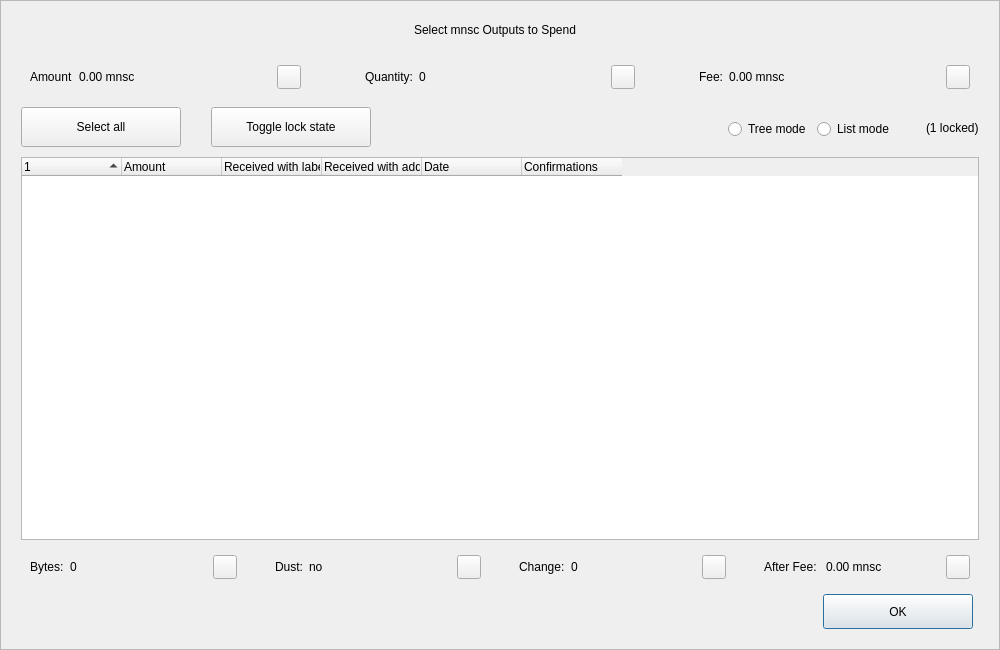
<?xml version="1.0" encoding="UTF-8"?>
<ui version="4.0">
 <class>CoinControlDialog</class>
 <widget class="QDialog" name="CoinControlDialog">
  <property name="geometry">
   <rect>
    <x>0</x>
    <y>0</y>
    <width>1000</width>
    <height>650</height>
   </rect>
  </property>
  <property name="minimumSize">
   <size>
    <width>950</width>
    <height>650</height>
   </size>
  </property>
  <property name="windowTitle">
   <string>Coin Selection</string>
  </property>
  <property name="styleSheet">
   <string notr="true"/>
  </property>
  <layout class="QVBoxLayout" name="verticalLayout">
   <property name="spacing">
    <number>0</number>
   </property>
   <property name="leftMargin">
    <number>0</number>
   </property>
   <property name="topMargin">
    <number>0</number>
   </property>
   <property name="rightMargin">
    <number>0</number>
   </property>
   <property name="bottomMargin">
    <number>0</number>
   </property>
   <item>
    <widget class="QFrame" name="frameContainer">
     <property name="toolTipDuration">
      <number>0</number>
     </property>
     <property name="frameShape">
      <enum>QFrame::StyledPanel</enum>
     </property>
     <property name="frameShadow">
      <enum>QFrame::Raised</enum>
     </property>
     <layout class="QVBoxLayout" name="verticalLayout_2">
      <property name="leftMargin">
       <number>0</number>
      </property>
      <property name="rightMargin">
       <number>0</number>
      </property>
      <property name="bottomMargin">
       <number>20</number>
      </property>
      <item>
       <layout class="QHBoxLayout" name="horizontalLayout_12">
        <property name="spacing">
         <number>0</number>
        </property>
        <property name="leftMargin">
         <number>20</number>
        </property>
        <property name="rightMargin">
         <number>30</number>
        </property>
        <item>
         <spacer name="horizontalSpacer_4">
          <property name="orientation">
           <enum>Qt::Horizontal</enum>
          </property>
          <property name="sizeHint" stdset="0">
           <size>
            <width>40</width>
            <height>20</height>
           </size>
          </property>
         </spacer>
        </item>
        <item>
         <widget class="QLabel" name="labelTitle">
          <property name="minimumSize">
           <size>
            <width>0</width>
            <height>40</height>
           </size>
          </property>
          <property name="maximumSize">
           <size>
            <width>16777215</width>
            <height>40</height>
           </size>
          </property>
          <property name="text">
           <string>Select mnsc Outputs to Spend</string>
          </property>
          <property name="alignment">
           <set>Qt::AlignCenter</set>
          </property>
          <property name="margin">
           <number>7</number>
          </property>
         </widget>
        </item>
        <item>
         <spacer name="horizontalSpacer_5">
          <property name="orientation">
           <enum>Qt::Horizontal</enum>
          </property>
          <property name="sizeHint" stdset="0">
           <size>
            <width>40</width>
            <height>20</height>
           </size>
          </property>
         </spacer>
        </item>
       </layout>
      </item>
      <item>
       <layout class="QHBoxLayout" name="horizontalLayout_8">
        <property name="leftMargin">
         <number>20</number>
        </property>
        <property name="rightMargin">
         <number>20</number>
        </property>
        <item>
         <widget class="QWidget" name="layoutAmount" native="true">
          <layout class="QHBoxLayout" name="horizontalLayout_9" stretch="0,1,0">
           <item>
            <widget class="QLabel" name="labelCoinControlAmountText">
             <property name="text">
              <string>Amount</string>
             </property>
            </widget>
           </item>
           <item>
            <widget class="QLabel" name="labelCoinControlAmount">
             <property name="text">
              <string>0.00 mnsc</string>
             </property>
            </widget>
           </item>
           <item alignment="Qt::AlignHCenter|Qt::AlignVCenter">
            <widget class="QPushButton" name="pushButtonAmount">
             <property name="minimumSize">
              <size>
               <width>0</width>
               <height>24</height>
              </size>
             </property>
             <property name="maximumSize">
              <size>
               <width>24</width>
               <height>26</height>
              </size>
             </property>
             <property name="focusPolicy">
              <enum>Qt::NoFocus</enum>
             </property>
             <property name="styleSheet">
              <string notr="true">padding-bottom:2px;
padding-right:4px;</string>
             </property>
             <property name="text">
              <string/>
             </property>
            </widget>
           </item>
          </layout>
         </widget>
        </item>
        <item>
         <spacer name="horizontalSpacer_2">
          <property name="orientation">
           <enum>Qt::Horizontal</enum>
          </property>
          <property name="sizeType">
           <enum>QSizePolicy::Fixed</enum>
          </property>
          <property name="sizeHint" stdset="0">
           <size>
            <width>40</width>
            <height>20</height>
           </size>
          </property>
         </spacer>
        </item>
        <item>
         <widget class="QWidget" name="layoutQuantity" native="true">
          <layout class="QHBoxLayout" name="horizontalLayout_10" stretch="0,1,0">
           <item>
            <widget class="QLabel" name="labelCoinControlQuantityText">
             <property name="text">
              <string>Quantity:</string>
             </property>
            </widget>
           </item>
           <item>
            <widget class="QLabel" name="labelCoinControlQuantity">
             <property name="text">
              <string>0</string>
             </property>
            </widget>
           </item>
           <item alignment="Qt::AlignHCenter|Qt::AlignVCenter">
            <widget class="QPushButton" name="pushButtonQuantity">
             <property name="minimumSize">
              <size>
               <width>0</width>
               <height>24</height>
              </size>
             </property>
             <property name="maximumSize">
              <size>
               <width>24</width>
               <height>26</height>
              </size>
             </property>
             <property name="focusPolicy">
              <enum>Qt::NoFocus</enum>
             </property>
             <property name="styleSheet">
              <string notr="true">padding-bottom:2px;
               padding-right:4px;</string>
             </property>
             <property name="text">
              <string/>
             </property>
            </widget>
           </item>
          </layout>
         </widget>
        </item>
        <item>
         <spacer name="horizontalSpacer_22">
          <property name="orientation">
           <enum>Qt::Horizontal</enum>
          </property>
          <property name="sizeType">
           <enum>QSizePolicy::Fixed</enum>
          </property>
          <property name="sizeHint" stdset="0">
           <size>
            <width>40</width>
            <height>20</height>
           </size>
          </property>
         </spacer>
        </item>
        <item>
         <widget class="QWidget" name="layoutFee" native="true">
          <layout class="QHBoxLayout" name="horizontalLayout_11" stretch="0,1,0">
           <item>
            <widget class="QLabel" name="labelCoinControlFeeText">
             <property name="text">
              <string>Fee:</string>
             </property>
            </widget>
           </item>
           <item>
            <widget class="QLabel" name="labelCoinControlFee">
             <property name="text">
              <string>0.00 mnsc</string>
             </property>
            </widget>
           </item>
           <item alignment="Qt::AlignHCenter|Qt::AlignVCenter">
            <widget class="QPushButton" name="pushButtonFee">
             <property name="minimumSize">
              <size>
               <width>0</width>
               <height>24</height>
              </size>
             </property>
             <property name="maximumSize">
              <size>
               <width>24</width>
               <height>26</height>
              </size>
             </property>
             <property name="focusPolicy">
              <enum>Qt::NoFocus</enum>
             </property>
             <property name="styleSheet">
              <string notr="true">padding-bottom:2px;
               padding-right:4px;</string>
             </property>
             <property name="text">
              <string/>
             </property>
            </widget>
           </item>
          </layout>
         </widget>
        </item>
       </layout>
      </item>
      <item>
       <widget class="QFrame" name="frame">
        <property name="minimumSize">
         <size>
          <width>0</width>
          <height>40</height>
         </size>
        </property>
        <property name="styleSheet">
         <string notr="true">#frame {
	border:0;
}</string>
        </property>
        <property name="frameShape">
         <enum>QFrame::StyledPanel</enum>
        </property>
        <property name="frameShadow">
         <enum>QFrame::Sunken</enum>
        </property>
        <layout class="QHBoxLayout" name="horizontalLayout">
         <property name="spacing">
          <number>0</number>
         </property>
         <property name="leftMargin">
          <number>20</number>
         </property>
         <property name="topMargin">
          <number>0</number>
         </property>
         <property name="rightMargin">
          <number>20</number>
         </property>
         <property name="bottomMargin">
          <number>0</number>
         </property>
         <item>
          <layout class="QHBoxLayout" name="horizontalLayoutPanel" stretch="0,0,0,0,0,0">
           <property name="spacing">
            <number>20</number>
           </property>
           <item>
            <widget class="QPushButton" name="pushButtonSelectAll">
             <property name="sizePolicy">
              <sizepolicy hsizetype="Maximum" vsizetype="Fixed">
               <horstretch>0</horstretch>
               <verstretch>0</verstretch>
              </sizepolicy>
             </property>
             <property name="minimumSize">
              <size>
               <width>160</width>
               <height>40</height>
              </size>
             </property>
             <property name="maximumSize">
              <size>
               <width>16777215</width>
               <height>40</height>
              </size>
             </property>
             <property name="text">
              <string>Select all</string>
             </property>
             <property name="checkable">
              <bool>true</bool>
             </property>
             <property name="checked">
              <bool>false</bool>
             </property>
             <property name="autoExclusive">
              <bool>false</bool>
             </property>
             <property name="autoDefault">
              <bool>false</bool>
             </property>
            </widget>
           </item>
           <item>
            <spacer name="horizontalSpacer_6">
             <property name="orientation">
              <enum>Qt::Horizontal</enum>
             </property>
             <property name="sizeType">
              <enum>QSizePolicy::Fixed</enum>
             </property>
             <property name="sizeHint" stdset="0">
              <size>
               <width>10</width>
               <height>20</height>
              </size>
             </property>
            </spacer>
           </item>
           <item>
            <widget class="QPushButton" name="pushButtonToggleLock">
             <property name="sizePolicy">
              <sizepolicy hsizetype="Maximum" vsizetype="Fixed">
               <horstretch>0</horstretch>
               <verstretch>0</verstretch>
              </sizepolicy>
             </property>
             <property name="minimumSize">
              <size>
               <width>160</width>
               <height>40</height>
              </size>
             </property>
             <property name="maximumSize">
              <size>
               <width>16777215</width>
               <height>40</height>
              </size>
             </property>
             <property name="text">
              <string>Toggle lock state</string>
             </property>
             <property name="checkable">
              <bool>true</bool>
             </property>
             <property name="autoExclusive">
              <bool>false</bool>
             </property>
             <property name="autoDefault">
              <bool>false</bool>
             </property>
            </widget>
           </item>
           <item>
            <spacer name="horizontalSpacer_7">
             <property name="orientation">
              <enum>Qt::Horizontal</enum>
             </property>
             <property name="sizeType">
              <enum>QSizePolicy::Expanding</enum>
             </property>
             <property name="sizeHint" stdset="0">
              <size>
               <width>30</width>
               <height>20</height>
              </size>
             </property>
            </spacer>
           </item>
           <item alignment="Qt::AlignRight">
            <widget class="QGroupBox" name="groupBox_2">
             <property name="styleSheet">
              <string notr="true">#groupBox_2 {
    background-color:transparent;
    border-radius:0;
}</string>
             </property>
             <property name="title">
              <string/>
             </property>
             <layout class="QHBoxLayout" name="horizontalLayout_14">
              <item>
               <widget class="QRadioButton" name="radioTreeMode">
                <property name="sizePolicy">
                 <sizepolicy hsizetype="Maximum" vsizetype="Fixed">
                  <horstretch>0</horstretch>
                  <verstretch>0</verstretch>
                 </sizepolicy>
                </property>
                <property name="text">
                 <string>Tree mode</string>
                </property>
               </widget>
              </item>
              <item>
               <widget class="QRadioButton" name="radioListMode">
                <property name="sizePolicy">
                 <sizepolicy hsizetype="Maximum" vsizetype="Fixed">
                  <horstretch>0</horstretch>
                  <verstretch>0</verstretch>
                 </sizepolicy>
                </property>
                <property name="text">
                 <string>List mode</string>
                </property>
                <property name="checked">
                 <bool>false</bool>
                </property>
               </widget>
              </item>
             </layout>
            </widget>
           </item>
           <item>
            <widget class="QLabel" name="labelLocked">
             <property name="text">
              <string>(1 locked)</string>
             </property>
            </widget>
           </item>
          </layout>
         </item>
        </layout>
       </widget>
      </item>
      <item>
       <layout class="QHBoxLayout" name="horizontalLayout_13">
        <property name="leftMargin">
         <number>20</number>
        </property>
        <property name="rightMargin">
         <number>20</number>
        </property>
        <item>
         <widget class="CoinControlTreeWidget" name="treeWidget">
          <property name="contextMenuPolicy">
           <enum>Qt::CustomContextMenu</enum>
          </property>
          <property name="styleSheet">
           <string notr="true"/>
          </property>
          <property name="sortingEnabled">
           <bool>false</bool>
          </property>
          <property name="columnCount">
           <number>6</number>
          </property>
          <attribute name="headerShowSortIndicator" stdset="0">
           <bool>true</bool>
          </attribute>
          <attribute name="headerStretchLastSection">
           <bool>false</bool>
          </attribute>
          <column>
           <property name="text">
            <string/>
           </property>
          </column>
          <column>
           <property name="text">
            <string>Amount</string>
           </property>
          </column>
          <column>
           <property name="text">
            <string>Received with label</string>
           </property>
          </column>
          <column>
           <property name="text">
            <string>Received with address</string>
           </property>
          </column>
          <column>
           <property name="text">
            <string>Date</string>
           </property>
          </column>
          <column>
           <property name="text">
            <string>Confirmations</string>
           </property>
           <property name="toolTip">
            <string>Confirmed</string>
           </property>
          </column>
         </widget>
        </item>
       </layout>
      </item>
      <item>
       <layout class="QHBoxLayout" name="horizontalLayout_3">
        <property name="spacing">
         <number>20</number>
        </property>
        <property name="leftMargin">
         <number>20</number>
        </property>
        <property name="rightMargin">
         <number>20</number>
        </property>
        <item>
         <widget class="QWidget" name="layoutBytes" native="true">
          <layout class="QHBoxLayout" name="horizontalLayout_4" stretch="0,1,0">
           <item>
            <widget class="QLabel" name="labelCoinControlBytesText">
             <property name="text">
              <string>Bytes:</string>
             </property>
            </widget>
           </item>
           <item>
            <widget class="QLabel" name="labelCoinControlBytes">
             <property name="text">
              <string>0</string>
             </property>
            </widget>
           </item>
           <item alignment="Qt::AlignHCenter|Qt::AlignVCenter">
            <widget class="QPushButton" name="pushButtonBytes">
             <property name="minimumSize">
              <size>
               <width>0</width>
               <height>24</height>
              </size>
             </property>
             <property name="maximumSize">
              <size>
               <width>24</width>
               <height>26</height>
              </size>
             </property>
             <property name="focusPolicy">
              <enum>Qt::NoFocus</enum>
             </property>
             <property name="styleSheet">
              <string notr="true">padding-bottom:2px;
               padding-right:4px;</string>
             </property>
             <property name="text">
              <string/>
             </property>
            </widget>
           </item>
          </layout>
         </widget>
        </item>
        <item>
         <widget class="QWidget" name="layoutDust" native="true">
          <layout class="QHBoxLayout" name="horizontalLayout_5" stretch="0,1,0">
           <item>
            <widget class="QLabel" name="labelCoinControlLowOutputText">
             <property name="text">
              <string>Dust:</string>
             </property>
            </widget>
           </item>
           <item>
            <widget class="QLabel" name="labelCoinControlLowOutput">
             <property name="text">
              <string>no</string>
             </property>
            </widget>
           </item>
           <item alignment="Qt::AlignHCenter|Qt::AlignVCenter">
            <widget class="QPushButton" name="pushButtonDust">
             <property name="minimumSize">
              <size>
               <width>0</width>
               <height>24</height>
              </size>
             </property>
             <property name="maximumSize">
              <size>
               <width>24</width>
               <height>26</height>
              </size>
             </property>
             <property name="focusPolicy">
              <enum>Qt::NoFocus</enum>
             </property>
             <property name="styleSheet">
              <string notr="true">padding-bottom:2px;
               padding-right:4px;</string>
             </property>
             <property name="text">
              <string/>
             </property>
            </widget>
           </item>
          </layout>
         </widget>
        </item>
        <item>
         <widget class="QWidget" name="layoutChange" native="true">
          <layout class="QHBoxLayout" name="horizontalLayout_6" stretch="0,1,0">
           <item>
            <widget class="QLabel" name="labelCoinControlChangeText">
             <property name="text">
              <string>Change:</string>
             </property>
            </widget>
           </item>
           <item>
            <widget class="QLabel" name="labelCoinControlChange">
             <property name="text">
              <string>0</string>
             </property>
            </widget>
           </item>
           <item alignment="Qt::AlignHCenter|Qt::AlignVCenter">
            <widget class="QPushButton" name="pushButtonChange">
             <property name="minimumSize">
              <size>
               <width>0</width>
               <height>24</height>
              </size>
             </property>
             <property name="maximumSize">
              <size>
               <width>24</width>
               <height>26</height>
              </size>
             </property>
             <property name="focusPolicy">
              <enum>Qt::NoFocus</enum>
             </property>
             <property name="styleSheet">
              <string notr="true">padding-bottom:2px;
               padding-right:4px;</string>
             </property>
             <property name="text">
              <string/>
             </property>
            </widget>
           </item>
          </layout>
         </widget>
        </item>
        <item>
         <widget class="QWidget" name="layoutAfter" native="true">
          <layout class="QHBoxLayout" name="horizontalLayout_7" stretch="0,1,0">
           <item>
            <widget class="QLabel" name="labelCoinControlAfterFeeText">
             <property name="text">
              <string>After Fee: </string>
             </property>
            </widget>
           </item>
           <item>
            <widget class="QLabel" name="labelCoinControlAfterFee">
             <property name="text">
              <string>0.00 mnsc</string>
             </property>
            </widget>
           </item>
           <item alignment="Qt::AlignHCenter|Qt::AlignVCenter">
            <widget class="QPushButton" name="pushButtonAlterFee">
             <property name="minimumSize">
              <size>
               <width>0</width>
               <height>24</height>
              </size>
             </property>
             <property name="maximumSize">
              <size>
               <width>24</width>
               <height>26</height>
              </size>
             </property>
             <property name="focusPolicy">
              <enum>Qt::NoFocus</enum>
             </property>
             <property name="styleSheet">
              <string notr="true">padding-bottom:2px;
               padding-right:4px;</string>
             </property>
             <property name="text">
              <string/>
             </property>
            </widget>
           </item>
          </layout>
         </widget>
        </item>
       </layout>
      </item>
      <item>
       <layout class="QHBoxLayout" name="horizontalLayout_2">
        <property name="spacing">
         <number>0</number>
        </property>
        <property name="leftMargin">
         <number>20</number>
        </property>
        <property name="rightMargin">
         <number>26</number>
        </property>
        <item>
         <spacer name="horizontalSpacer_3">
          <property name="orientation">
           <enum>Qt::Horizontal</enum>
          </property>
          <property name="sizeHint" stdset="0">
           <size>
            <width>558</width>
            <height>20</height>
           </size>
          </property>
         </spacer>
        </item>
        <item>
         <widget class="QPushButton" name="pushButtonOk">
          <property name="minimumSize">
           <size>
            <width>150</width>
            <height>35</height>
           </size>
          </property>
          <property name="text">
           <string>OK</string>
          </property>
         </widget>
        </item>
       </layout>
      </item>
     </layout>
    </widget>
   </item>
  </layout>
 </widget>
 <customwidgets>
  <customwidget>
   <class>CoinControlTreeWidget</class>
   <extends>QTreeWidget</extends>
   <header>coincontroltreewidget.h</header>
  </customwidget>
 </customwidgets>
 <resources/>
 <connections/>
</ui>
